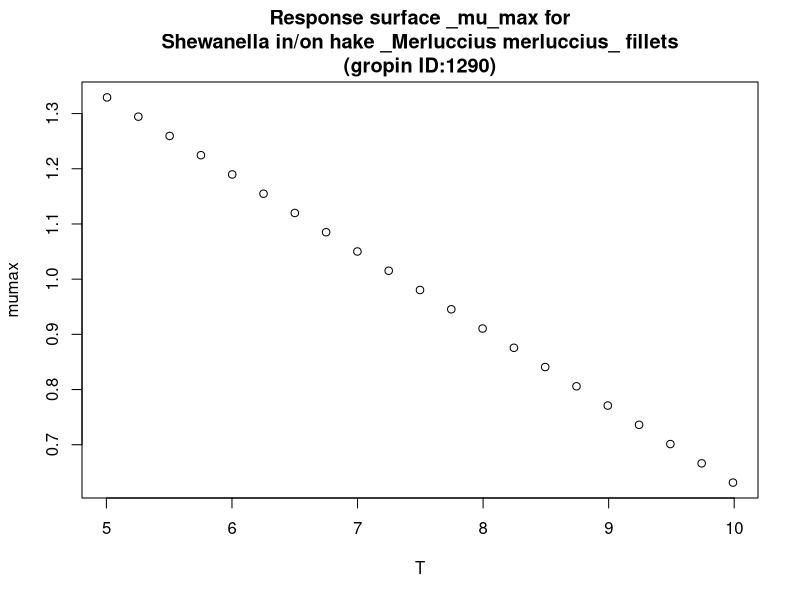

Write R code to recreate this figure.
#############################
# start of Parameter script
#############################
T <- seq(5.005,9.99000999000999,length.out=21)
#############################
# end of Parameter script
#############################
############################# 
# start of Model script Gropin ID 1290 
#############################
 
# constant coefficients for this model
 
variables <- data.frame(T)
argumentsPar <- unique.data.frame(expand.grid(variables))
 
# heart of the model
response_surface <- function(T) {
   mumax <-(-0.14*T+2.03)

	return(mumax=mumax)
} 

# output parameters
responseSurface <- cbind(argumentsPar,response_surface(argumentsPar['T']))
colnames(responseSurface) <- c(colnames(argumentsPar),'mumax')
#############################
# End of Model script
#############################
############################# 
# start of Visualisation script Gropin ID 1290 
#############################
titleText <-'Response surface _mu_max for
Shewanella in/on hake _Merluccius merluccius_ fillets
(gropin ID:1290)'
plot(T,responseSurface$'mumax',xlab='T',
                          ylab='mumax',main=titleText)
#############################
# End of Visualisation script
#############################
